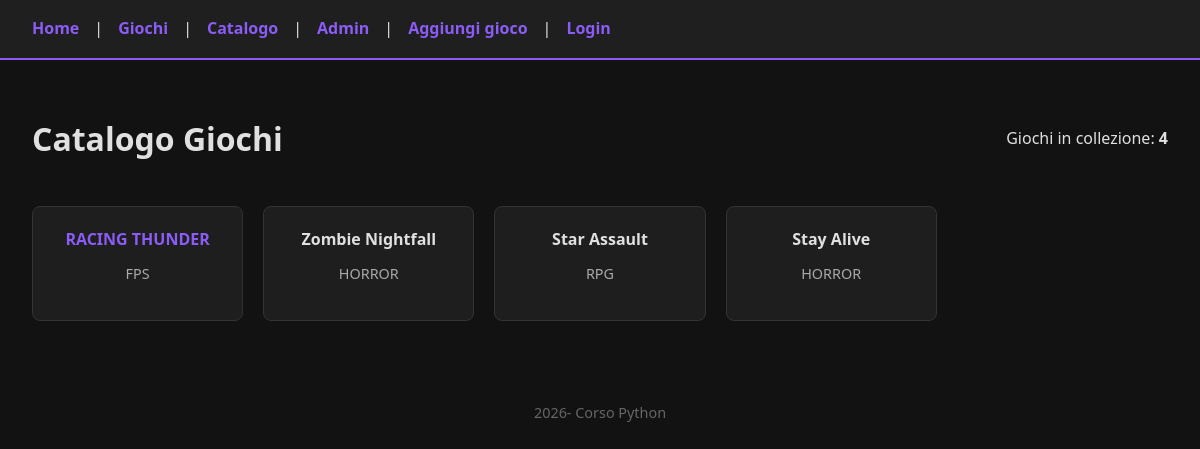
Before: /catalogo/ with the older database file.
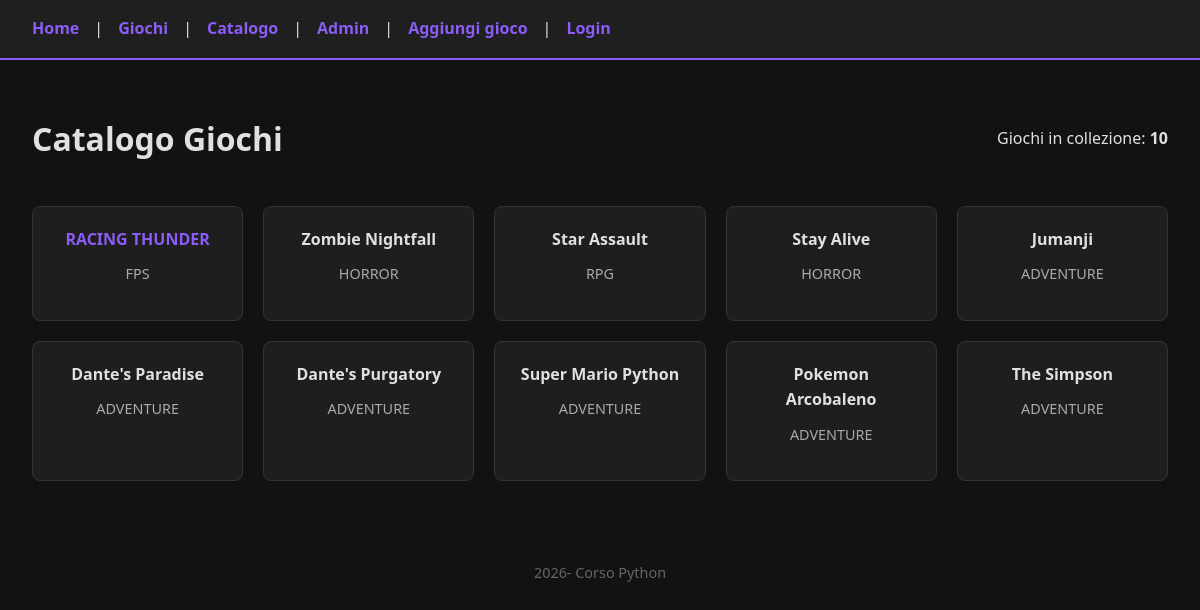
After: the same page with the newer database file.
### videoteca/models.py (models this page shows, shortened)
class Gioco(models.Model):
    titolo = models.CharField(max_length=200)
    categoria = models.CharField(max_length=100)
    anno = models.IntegerField()
    genere = models.CharField(max_length=100, null=True, blank=True)
    recensione = models.TextField(blank=True, null=True)

### videoteca/views.py (the view)
# urls.py: path('catalogo/', views.catalogo, name='catalogo'),
def catalogo(request):
    giochi_db = Gioco.objects.all()
    return render(request, 'videoteca/catalogo.html', {
        'giochi': giochi_db,
        'totalegiochi': giochi_db.count()
    })

### videoteca/templates/videoteca/catalogo.html (shortened to what this page needs)
{% extends 'base.html' %}
{% block content %}
<div style="display: flex; justify-content: space-between; align-items: center; margin-bottom: 20px">
    <h1>Catalogo Giochi</h1>
    <p>Giochi in collezione: <strong>{{ totalegiochi }}</strong></p>
</div>
<ul class="game-grid">
    {% for gioco in giochi %}
        <li class="game-card" style="cursor: pointer"
            onclick="showDetails('{{ gioco.id }}', '{{ gioco.titolo|escapejs }}', '{{ gioco.categoria|escapejs }}', '{{ gioco.recensione|escapejs }}')">
            {% if gioco.categoria == 'FPS' %}
                <strong style="color: #8b5cf6;">{{ gioco.titolo|upper }}</strong>
            {% else %}
                <strong>{{ gioco.titolo }}</strong>
            {% endif %}
            <p style="font-size: 0.9rem; color: #aaa; margin-top: 10px;">
                {{ gioco.categoria }}
            </p>
        </li>
    {% empty %}
        <p>Il vault è vuoto. Inizia ad aggiungere qualche gioco!</p>
    {% endfor %}
</ul>
{% endblock %}

Changed rows visible on the page:
added Gioco: titolo "Jumanji", categoria "ADVENTURE"
added Gioco: titolo "Dante's Paradise", categoria "ADVENTURE"
added Gioco: titolo "Dante's Purgatory", categoria "ADVENTURE"
added Gioco: titolo "Super Mario Python", categoria "ADVENTURE"
added Gioco: titolo "Pokemon Arcobaleno", categoria "ADVENTURE"
added Gioco: titolo "The Simpson", categoria "ADVENTURE"
Other visible differences:
{{ totalegiochi }}: "4" → "10"
